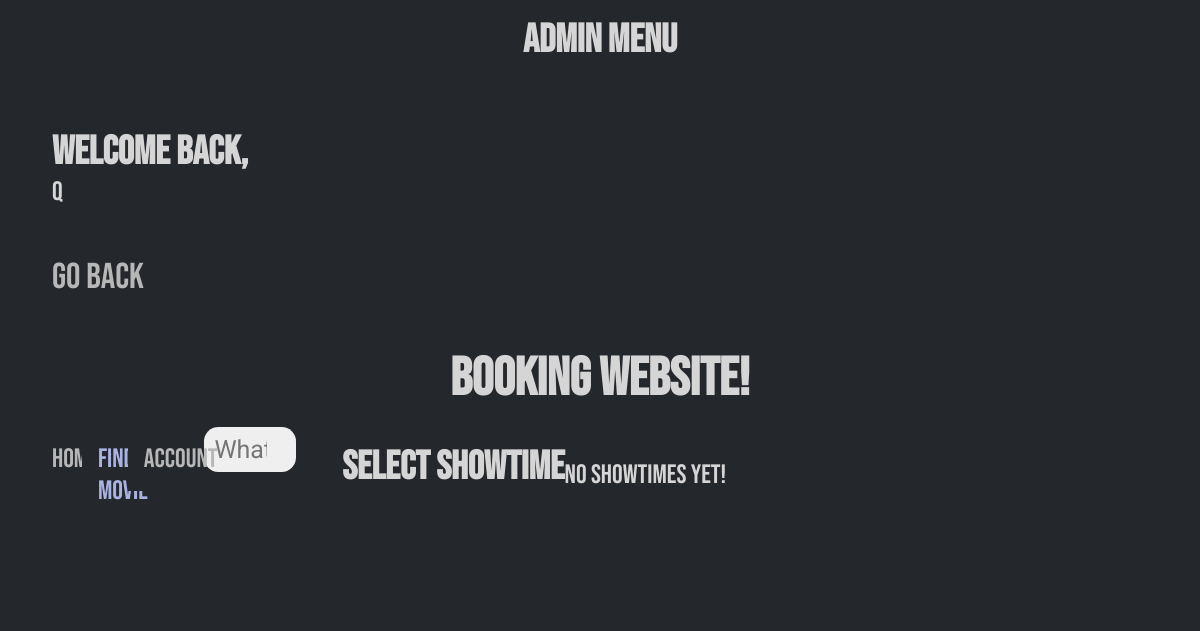
Before: /HTML/select-showtime.php with the older database file.
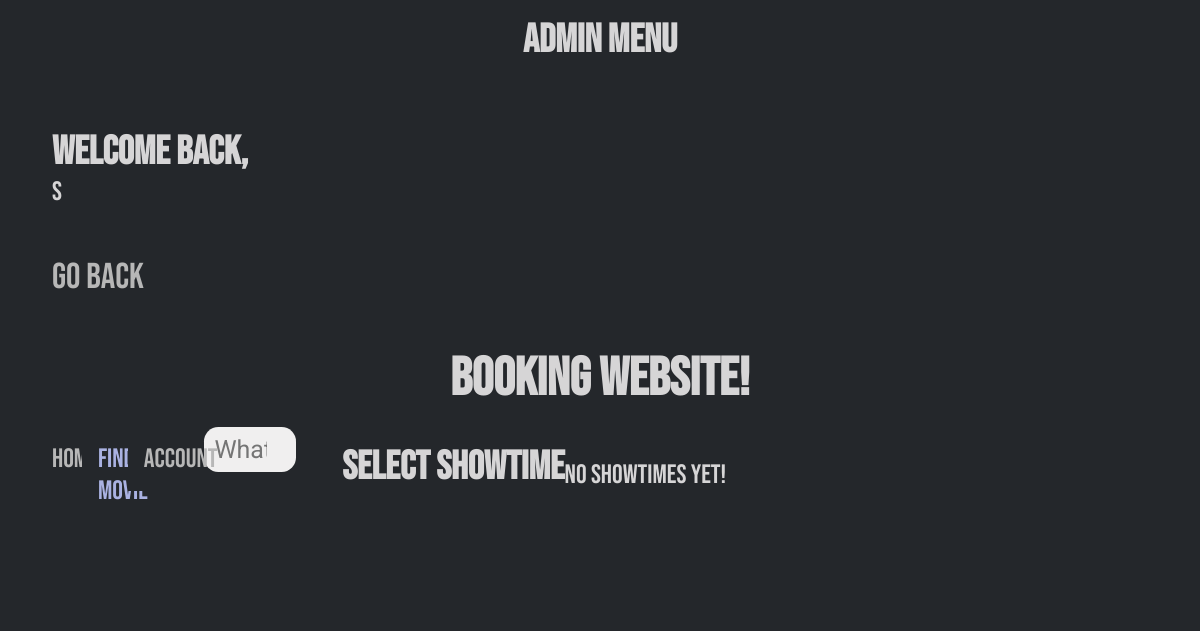
After: the same page with the newer database file.
### tables this page shows
CREATE TABLE `user` (
  `userId` varchar(255) NOT NULL,
  `pass` varbinary(255) DEFAULT NULL,
  `firstName` varchar(255) DEFAULT NULL,
  `lastName` varchar(255) DEFAULT NULL,
  `email` varchar(255) NOT NULL,
  `active` tinyint(1) NOT NULL,
  `receiveProm` tinyint(1) NOT NULL,
  `isAdmin` tinyint(1) NOT NULL,
  `isBlocked` tinyint(1) NOT NULL DEFAULT 0
);

### PHP/getUserInfo.php (called while the page is built, shortened)
<?php
    require("../Modal/database.php");
    $queryacct = "SELECT * FROM user WHERE userId = (SELECT userId FROM user WHERE active=1)";
    $pstates = $db->prepare($queryacct);
    $pstates->execute();
    $userInfs = $pstates->fetchAll();
    $userOnCheck = $pstates->rowCount();
?>

### HTML/manageShowtime.php (the view, shortened to what this page needs)
<?php require("getUserInfo.php");?>
<!DOCTYPE html>
<html lang="en">
<head>
    <link rel="stylesheet" href="../CSS/adminMenu.css">
</head>
<header>
    <h2 class="title">Admin Menu</h2>
</header>
<main class="manage">
            <div class="adminTab">
                <div class="userName">
                    <h3>Welcome back, </h3>
                    <?php
                        if ($userOnCheck == 1) {
                            foreach($userInfs as $userInfo) {
                                $name = $userInfo['firstName'];
                            }
                            echo "<p>" .$name ."</p>";
                        }
                    ?>
                </div>
                <button ><a href="../HTML/adminMenu.php">Go back</a></button>
            </div>
        </main>
</html>

Changed rows visible on the page:
no longer on this page (row edited): user: firstName "q"
added user: firstName "s"
